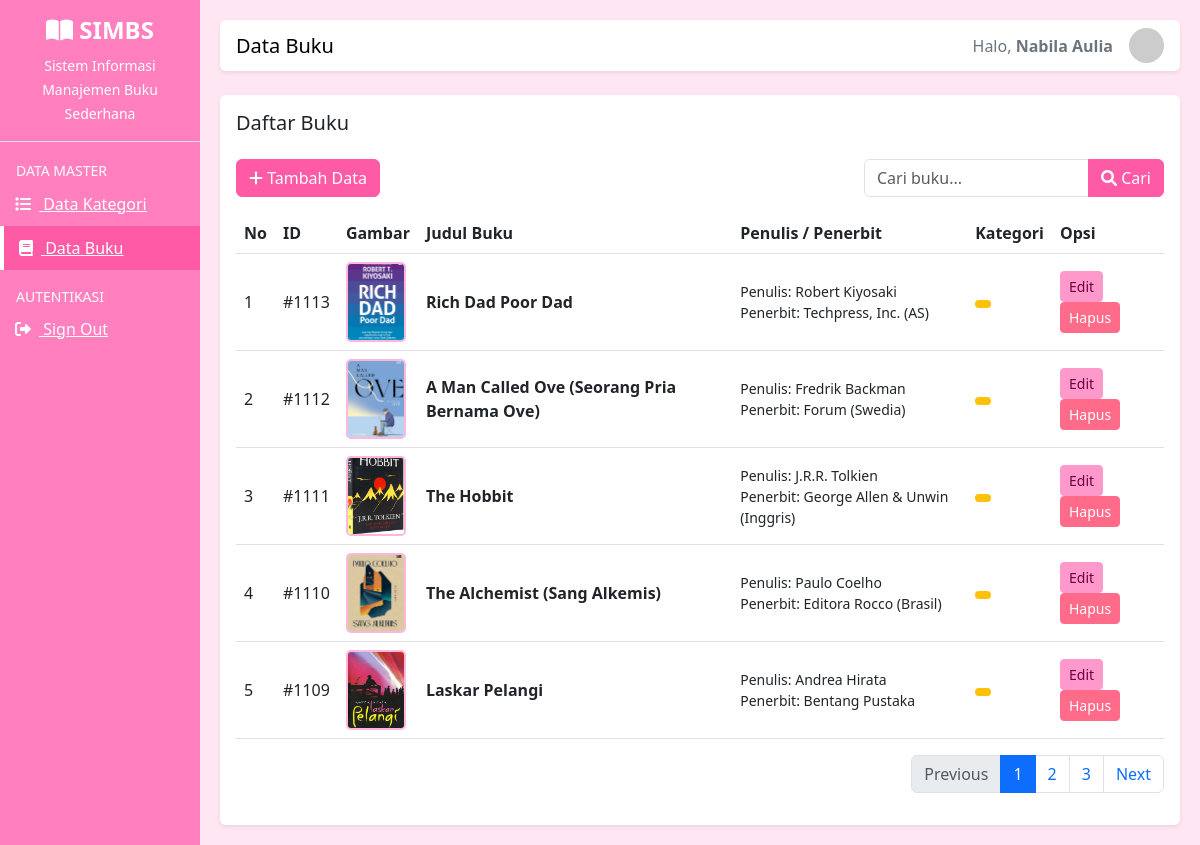
Page /buku.php (signed in) on the committed database.
### tables this page shows
CREATE TABLE `buku` (
  `id_buku` int(11) NOT NULL,
  `judul` varchar(200) NOT NULL,
  `penulis` varchar(255) DEFAULT NULL,
  `penerbit` varchar(255) DEFAULT NULL,
  `tahun_terbit` year(4) DEFAULT NULL,
  `kategori` int(11) DEFAULT NULL,
  `gambar` varchar(255) DEFAULT NULL,
  `id_kategori` int(11) DEFAULT NULL,
  `tanggal_input` datetime DEFAULT current_timestamp()
);

### buku.php (the view, shortened to what this page needs)
<?php
include 'koneksi.php';
$batas   = 5;
$halaman = isset($_GET['halaman']) ? (int)$_GET['halaman'] : 1;
$halaman_awal = ($halaman > 1) ? ($halaman * $batas) - $batas : 0;
$previous = $halaman - 1;
$next     = $halaman + 1;
$keyword = "";
if (isset($_GET['cari'])) {
    $keyword = $_GET['cari'];
    $where = "WHERE buku.judul LIKE '%$keyword%'
              OR kategori.nama_kategori LIKE '%$keyword%'
              OR buku.penulis LIKE '%$keyword%'";
} else {
    $where = "";
}
$sql_total = mysqli_query($koneksi,
"SELECT buku.*, kategori.nama_kategori
 FROM buku
 LEFT JOIN kategori ON buku.kategori = kategori.id_kategori
 $where");
$jumlah_data = mysqli_num_rows($sql_total);
$total_halaman = ceil($jumlah_data / $batas);
$sql = "SELECT buku.*, kategori.nama_kategori
        FROM buku
        LEFT JOIN kategori ON buku.kategori = kategori.id_kategori
        $where
        ORDER BY buku.tanggal_input DESC
        LIMIT $halaman_awal, $batas";
$query_buku = mysqli_query($koneksi, $sql);
$nomor = $halaman_awal + 1;
?>
<!DOCTYPE html>
<html lang="id">
<head>
    <link href="https://cdn.jsdelivr.net/npm/bootstrap@5.3.0/dist/css/bootstrap.min.css" rel="stylesheet">
    <link rel="stylesheet"
     href="https://cdnjs.cloudflare.com/ajax/libs/font-awesome/6.0.0/css/all.min.css">
</head>
<body>
<div class="container-fluid">
    <div class="row">
        <div class="col-md-2 sidebar p-0">
            <div class="p-3 text-center border-bottom">
                <h4 class="fw-bold"><i class="fa-solid fa-book-open"></i> SIMBS</h4>
                <small>Sistem Informasi Manajemen Buku Sederhana</small>
            </div>
            <div class="mt-3">
                <small class="text-uppercase px-3">Data Master</small>
                <a href="kategori.php"><i class="fa-solid fa-list me-2"></i> Data Kategori</a>
                <a href="buku.php" class="active"><i class="fa-solid fa-book me-2"></i> Data Buku</a>
                <small class="text-uppercase px-3 mt-3 d-block">Autentikasi</small>
                <a href="logout.php" class="text-white"><i class="fa-solid fa-right-from-bracket me-2"></i> Sign Out</a>
            </div>
        </div>
        <div class="col-md-10 content">
            <nav class="navbar navbar-light bg-white shadow-sm mb-4 rounded px-3">
                <span class="navbar-brand mb-0 h1">Data Buku</span>
                <div class="d-flex align-items-center">
                    <span class="me-3 text-secondary">Halo, <b><?= $_SESSION['username']; ?></b></span>
                    <img src="https://ui-avatars.com/api/?name=<?= $_SESSION['username']; ?>&background=ff99cc"
                         class="rounded-circle" width="35">
                </div>
            </nav>
            <div class="card shadow-sm border-0">
                <div class="card-body">
                    <h5 class="card-title mb-4">Daftar Buku</h5>
                    <div class="row mb-3">
                        <div class="col-md-6">
                            <a href="tambah_buku.php" class="btn btn-primary">
                                <i class="fa-solid fa-plus"></i> Tambah Data
                            </a>
                        </div>
                        <div class="col-md-6">
                            <form action="" method="GET" class="d-flex justify-content-end">
                                <div class="input-group" style="max-width: 300px;">
                                    <input type="text" name="cari"
                                        class="form-control" placeholder="Cari buku..."
                                        value="<?= $keyword; ?>">
                                    <button class="btn btn-primary" type="submit">
                                        <i class="fa-solid fa-magnifying-glass"></i> Cari
                                    </button>
                                </div>
                            </form>
                        </div>
                    </div>
                    <div class="table-responsive">
                        <table class="table table-hover align-middle">
                            <thead class="table-pink">
                                <tr>
                                    <th>No</th>
                                    <th>ID</th>
                                    <th>Gambar</th>
                                    <th>Judul Buku</th>
                                    <th>Penulis / Penerbit</th>
                                    <th>Kategori</th>
                                    <th>Opsi</th>
                                </tr>
                            </thead>
                            <tbody>
                                <?php if(mysqli_num_rows($query_buku) > 0): ?>
                                <?php while($row = mysqli_fetch_array($query_buku)): ?>
                                <tr>
                                    <td><?= $nomor++; ?></td>
                                    <td>#<?= $row['id_buku']; ?></td>
                                    <td>
                                        <?php if($row['gambar'] != ""): ?>
                                            <img src="img/<?= $row['gambar']; ?>" class="cover-img">
                                        <?php else: ?>
                                            <span class="text-muted">No Img</span>
                                        <?php endif; ?>
                                    </td>
                                    <td class="fw-bold"><?= $row['judul']; ?></td>
                                    <td>
                                        <small class="d-block">Penulis: <?= $row['penulis']; ?></small>
                                        <small class="d-block">Penerbit: <?= $row['penerbit']; ?></small>
                                    </td>
                                    <td>
                                        <span class="badge bg-warning text-dark">
                                        </span>
                                    </td>
                                    <td>
                                        <a href="edit_buku.php?id=<?= $row['id_buku']; ?>"
                                           class="btn btn-success btn-sm">
                                            Edit
                                        </a>
                                        <a href="hapus_buku.php?id=<?= $row['id_buku']; ?>"
                                           onclick="return confirm('Yakin hapus?')"
                                           class="btn btn-danger btn-sm">
                                            Hapus
                                        </a>
                                    </td>
                                </tr>
                                <?php endwhile; ?>
                                <?php else: ?>
                                <tr><td colspan="7" class="text-center text-muted">Data tidak ditemukan.</td></tr>
                                <?php endif; ?>
                            </tbody>
                        </table>
                    </div>
                    <nav>
                        <ul class="pagination justify-content-end">
                            <li class="page-item <?= ($halaman <= 1) ? 'disabled' : ''; ?>">
                                <a class="page-link"
                                   href="?halaman=<?= $previous ?>&cari=<?= $keyword ?>">
                                   Previous
                                </a>
                            </li>
                            <?php for($x = 1; $x <= $total_halaman; $x++): ?>
                            <li class="page-item <?= ($halaman == $x) ? 'active' : ''; ?>">
                                <a class="page-link" href="?halaman=<?= $x ?>&cari=<?= $keyword ?>">
                                    <?= $x ?>
                                </a>
                            </li>
                            <?php endfor; ?>
                            <li class="page-item <?= ($halaman >= $total_halaman) ? 'disabled' : ''; ?>">
                                <a class="page-link"
                                   href="?halaman=<?= $next ?>&cari=<?= $keyword ?>">
                                   Next
                                </a>
                            </li>
                        </ul>
                    </nav>
                </div>
            </div>
        </div>
    </div>
</div>
</body>
</html>

### buku.php (style rules this page uses)
body { background-color: #ffe6f2; }
.sidebar { min-height: 100vh; background-color: #ff7fbf; color: white; }
.sidebar a { color: white; padding: 10px 15px; display: block; }
.sidebar a:hover, .sidebar a.active { background-color: #ff5aa6; color: white; border-left: 4px solid #fff; }
.content { padding: 20px; }
.cover-img { width: 60px; height: 80px; object-fit: cover; border-radius: 5px; border: 2px solid #ffb6dd; }
.btn-primary { background-color: #ff5aa6 !important; border-color: #ff5aa6 !important; }
.btn-success { background-color: #ff99cc !important; border-color: #ff99cc !important; color: #6b0044 !important; }
.btn-danger { background-color: #ff6b89 !important; border-color: #ff6b89 !important; }
table thead { background-color: #ff99cc !important; color: #6b0044; }

### rows in the picture
buku: id_buku "1113", gambar (picture), judul "Rich Dad Poor Dad", penulis "Robert Kiyosaki", penerbit "Techpress, Inc. (AS)"
buku: id_buku "1112", gambar (picture), judul "A Man Called Ove (Seorang Pria Bernama Ove)", penulis "Fredrik Backman", penerbit "Forum (Swedia)"
buku: id_buku "1111", gambar (picture), judul "The Hobbit", penulis "J.R.R. Tolkien", penerbit "George Allen & Unwin (Inggris)"
buku: id_buku "1110", gambar (picture), judul "The Alchemist (Sang Alkemis)", penulis "Paulo Coelho", penerbit "Editora Rocco (Brasil)"
buku: id_buku "1109", gambar (picture), judul "Laskar Pelangi", penulis "Andrea Hirata", penerbit "Bentang Pustaka"

### other values in the picture
$_SESSION['username'] "Nabila Aulia"
